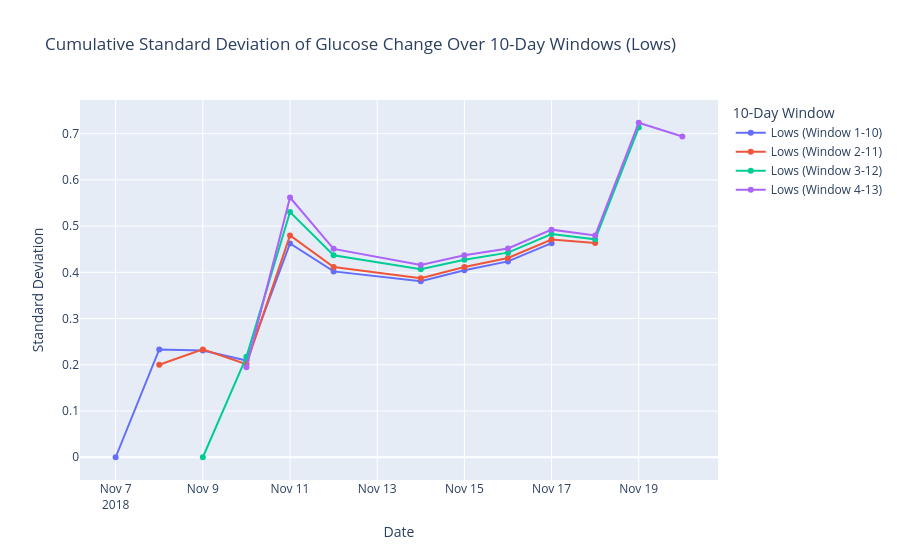

Notebook source saved alongside this figure:
### Code cell
def plot_std_by_inner_window(filtered_data, label):
    filtered_data['Date'] = pd.to_datetime(filtered_data['Timestamp']).dt.date
    unique_days = sorted(filtered_data['Date'].unique())
    
    fig = go.Figure()

    for start_day in range(len(unique_days) - 9):
        dates = []
        std = []
        current_window = unique_days[start_day:start_day + 10]
        cumulative_filtered_data = filtered_data[filtered_data['Date'] >= unique_days[start_day]]
        
        for current_date in current_window:
            cumulative_data = cumulative_filtered_data[cumulative_filtered_data['Date'] <= current_date]['GlucoseChange']
            std.append(cumulative_data.std() if len(cumulative_data) > 1 else 0)
            dates.append(current_date)
        
        fig.add_trace(go.Scatter(
            x=dates,
            y=std,
            mode='lines+markers',
            name=f"{label} (Window {start_day+1}-{start_day+10})"
        ))

    fig.update_layout(
        title=f'Cumulative Standard Deviation of Glucose Change Over 10-Day Windows ({label})',
        xaxis_title='Date',
        yaxis_title='Standard Deviation',
        legend_title='10-Day Window',
        hovermode='x unified'
    )

    fig.show()

plot_std_by_inner_window(actgluco_low, label='Lows')

### Figure 1 — Plotly figure (JSON) as saved in the notebook; plotly's stock layout.template omitted (floating-point values rounded to 4 significant figures)
{"data": [{"mode": "lines+markers", "name": "Lows (Window 1-10)", "type": "scatter", "x": ["2018-11-07", "2018-11-08", "2018-11-09", "2018-11-10", "2018-11-11", "2018-11-12", "2018-11-14", "2018-11-15", "2018-11-16", "2018-11-17"], "y": [0, 0.2333, 0.2308, 0.2092, 0.4625, 0.4021, 0.3805, 0.4045, 0.4237, 0.4631]}, {"mode": "lines+markers", "name": "Lows (Window 2-11)", "type": "scatter", "x": ["2018-11-08", "2018-11-09", "2018-11-10", "2018-11-11", "2018-11-12", "2018-11-14", "2018-11-15", "2018-11-16", "2018-11-17", "2018-11-18"], "y": [0.2001, 0.2333, 0.2012, 0.4799, 0.4114, 0.3872, 0.4117, 0.431, 0.471, 0.4633]}, {"mode": "lines+markers", "name": "Lows (Window 3-12)", "type": "scatter", "x": ["2018-11-09", "2018-11-10", "2018-11-11", "2018-11-12", "2018-11-14", "2018-11-15", "2018-11-16", "2018-11-17", "2018-11-18", "2018-11-19"], "y": [0, 0.2173, 0.5305, 0.4369, 0.4066, 0.4274, 0.4426, 0.4828, 0.4715, 0.7132]}, {"mode": "lines+markers", "name": "Lows (Window 4-13)", "type": "scatter", "x": ["2018-11-10", "2018-11-11", "2018-11-12", "2018-11-14", "2018-11-15", "2018-11-16", "2018-11-17", "2018-11-18", "2018-11-19", "2018-11-20"], "y": [0.1949, 0.562, 0.4508, 0.4159, 0.4368, 0.4516, 0.4924, 0.4798, 0.7236, 0.6939]}], "layout": {"hovermode": "x unified", "legend": {"title": {"text": "10-Day Window"}}, "title": {"text": "Cumulative Standard Deviation of Glucose Change Over 10-Day Windows (Lows)"}, "xaxis": {"title": {"text": "Date"}}, "yaxis": {"title": {"text": "Standard Deviation"}}}}
